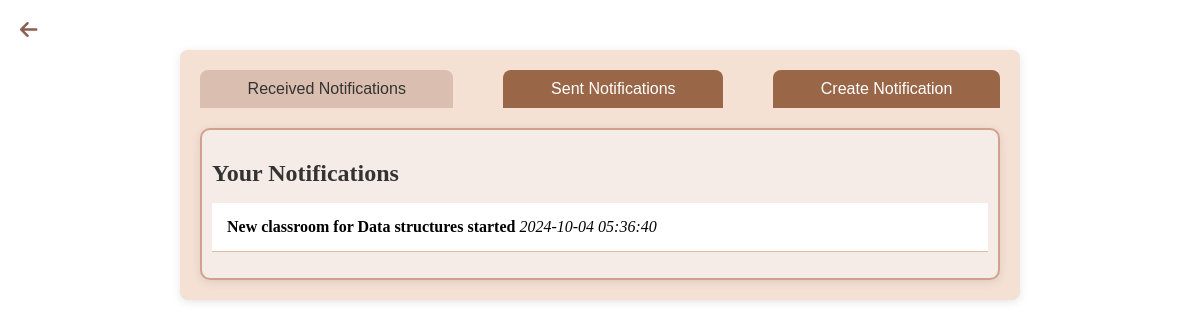
/public/notifications.php (signed in), run on the app's committed database.
### tables this page shows
CREATE TABLE `notification_recipients` (
  `notification_id` int(11) NOT NULL,
  `recipient_id` int(11) NOT NULL,
  `is_read` tinyint(1) DEFAULT 0
);

CREATE TABLE `notifications` (
  `id` int(11) NOT NULL,
  `sender_id` int(11) NOT NULL,
  `message` text NOT NULL,
  `created_at` timestamp NOT NULL DEFAULT current_timestamp()
);

### models/Notification.php (called while the page is built, shortened)
<?php
require_once '../config/database.php';
class Notification {
    private $db;
    public function __construct() {
        global $conn;
        $this->db = $conn;
    }
    public function fetchNotifications($userId) {
        $query = "SELECT n.*, nr.is_read FROM notifications n
                JOIN notification_recipients nr ON n.id = nr.notification_id
                WHERE nr.recipient_id = '$userId'
                ORDER BY n.created_at DESC";
        $result = mysqli_query($this->db, $query);
        return mysqli_fetch_all($result, MYSQLI_ASSOC);
    }
}
?>

### public/notifications.php (the view, shortened to what this page needs)
<?php
include '../models/User.php';
include '../models/Notification.php';
include '../includes/back_button.php';
$user_id = $_SESSION['user_id'];
$role = $_SESSION['role'];
$notificationModel = new Notification();
$notifications = $notificationModel->fetchNotifications($user_id);
?>
<!DOCTYPE html>
<html lang="en">
<head>
    <link rel="stylesheet" href="../assets/css/notifications.css">
</head>
<body>
 <div class="notification-container">
    <div class="navbuttons">
        <?php if ($role !== 'student'): ?>
            <button id="show_received_notifications">Received Notifications</button>
            <button id="show_sent_notifications">Sent Notifications</button>
            <button id="show_send_notification">Create Notification</button>
        <?php endif; ?>
    </div>
    <div id="received_notifications">
        <?php if (count($notifications) > 0): ?>
            <h2>Your Notifications</h2>
            <ul>
                <?php foreach ($notifications as $notification): ?>
                    <li class="<?php echo $notification['is_read'] ? 'read' : 'unread'; ?>">
                        <strong><?php echo htmlspecialchars($notification['message']); ?></strong>
                        <em><?php echo htmlspecialchars($notification['created_at']); ?></em>
                    </li>
                <?php endforeach; ?>
            </ul>
        <?php else: ?>
            <p>No notifications received.</p>
        <?php endif; ?>
    </div>
</div>
</body>
</html>

### assets/css/notifications.css (style rules this page uses)
.notification-container { padding: 20px; background-color: #f5e0d4; border-radius: 8px; max-width: 800px; margin: auto; box-shadow: 0 2px 10px rgba(0, 0, 0, 0.1); margin-top: 50px; }
#received_notifications,#sent_notifications,#send_notification_form { border: 2px solid #d1a18d; padding: 10px; border-radius: 10px; box-shadow: 0 2px 10px rgba(0, 0, 0, 0.1); background-color: #f5ece7; }
.navbuttons { display: flex; justify-content: center; gap: 50px; margin-bottom: 20px; }
button { background-color: #9a6648; color: white; padding: 10px 15px; border: none; border-radius: 8px 8px 0 0; cursor: pointer; font-size: 16px; flex-grow: 1; }
button.active { background-color: #dabfb0; color: #333; }
h2 { color: #333; margin-bottom: 10px; font-size: 1.5em; }
ul { list-style-type: none; padding: 0; }
li { padding: 15px; border-bottom: 1px solid #e0b7a3; transition: background-color 0.3s, border-color 0.3s; }
li.read { background-color: #fff; }

### data on the page
notification_recipients: notification.message "New classroom for Data structures started", notification.created_at "2024-10-04 05:36:40"
